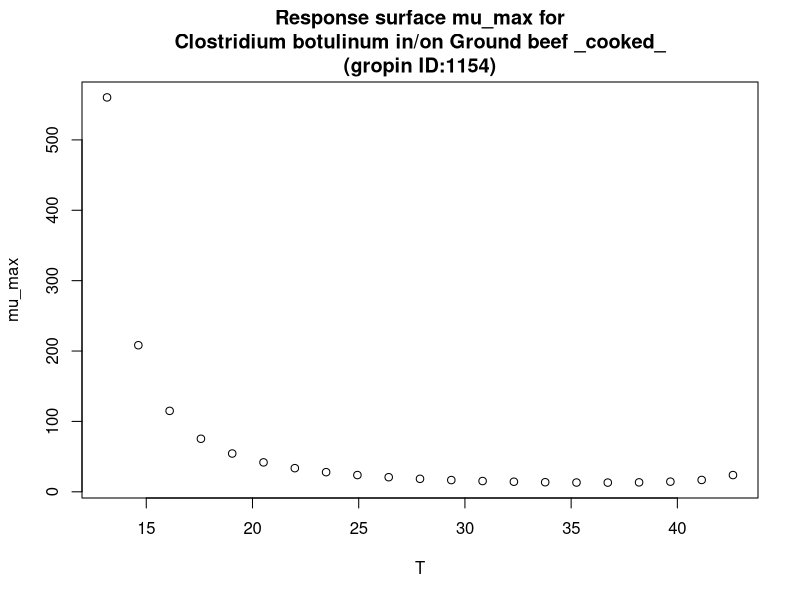

Write R code to recreate this figure.
#############################
# start of Parameter script
#############################
T <- seq(13.15314,42.6173826173826,length.out=21)
#############################
# end of Parameter script
#############################
############################# 
# start of Model script Gropin ID 1154 
#############################
 
# constant coefficients for this model
 
variables <- data.frame(T)
argumentsPar <- expand.grid(variables)
 
# heart of the model
response_surface <- function(T) {
   mumax <-exp(2.21)*(0.633*(T-44.3)*((T-11.5)^2)/(((36.4-11.5)*(T-36.4)-(36.4-44.3)*(36.4+11.5-2*T))*(36.4-11.5)))^(-0.786)

return(mumax=mumax)
} 

# output parameters
mumax <- cbind(argumentsPar,response_surface(argumentsPar['T']))
colnames(mumax) <- c(colnames(argumentsPar),'mumax')
#############################
# End of Model script
#############################
############################# 
# start of Visualisation script Gropin ID 1154 
#############################
plot(T,mumax$mumax,
                          xlab='T',
                          ylab='mu_max',main='Response surface mu_max for
Clostridium botulinum in/on Ground beef _cooked_
(gropin ID:1154)')
#############################
# End of Visualisation script
#############################
